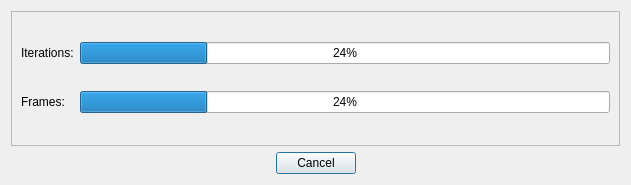
<?xml version="1.0" encoding="UTF-8"?>
<ui version="4.0">
 <class>ProgressDialog</class>
 <widget class="QDialog" name="ProgressDialog">
  <property name="geometry">
   <rect>
    <x>0</x>
    <y>0</y>
    <width>631</width>
    <height>185</height>
   </rect>
  </property>
  <property name="windowTitle">
   <string>Progress</string>
  </property>
  <layout class="QGridLayout" name="gridLayout">
   <item row="1" column="1">
    <widget class="QPushButton" name="cancelButton">
     <property name="text">
      <string>Cancel</string>
     </property>
    </widget>
   </item>
   <item row="1" column="0">
    <spacer name="horizontalSpacer">
     <property name="orientation">
      <enum>Qt::Horizontal</enum>
     </property>
     <property name="sizeHint" stdset="0">
      <size>
       <width>40</width>
       <height>20</height>
      </size>
     </property>
    </spacer>
   </item>
   <item row="0" column="0" colspan="3">
    <widget class="QFrame" name="frame">
     <property name="frameShape">
      <enum>QFrame::StyledPanel</enum>
     </property>
     <property name="frameShadow">
      <enum>QFrame::Raised</enum>
     </property>
     <layout class="QGridLayout" name="gridLayout_2">
      <item row="0" column="0">
       <widget class="QLabel" name="label">
        <property name="text">
         <string>Iterations:</string>
        </property>
       </widget>
      </item>
      <item row="0" column="1">
       <widget class="QProgressBar" name="iterationsBar">
        <property name="value">
         <number>24</number>
        </property>
       </widget>
      </item>
      <item row="1" column="0">
       <widget class="QLabel" name="label_2">
        <property name="text">
         <string>Frames:</string>
        </property>
       </widget>
      </item>
      <item row="1" column="1">
       <widget class="QProgressBar" name="framesBar">
        <property name="value">
         <number>24</number>
        </property>
       </widget>
      </item>
     </layout>
    </widget>
   </item>
   <item row="1" column="2">
    <spacer name="horizontalSpacer_2">
     <property name="orientation">
      <enum>Qt::Horizontal</enum>
     </property>
     <property name="sizeHint" stdset="0">
      <size>
       <width>40</width>
       <height>20</height>
      </size>
     </property>
    </spacer>
   </item>
  </layout>
 </widget>
 <resources/>
 <connections/>
</ui>
